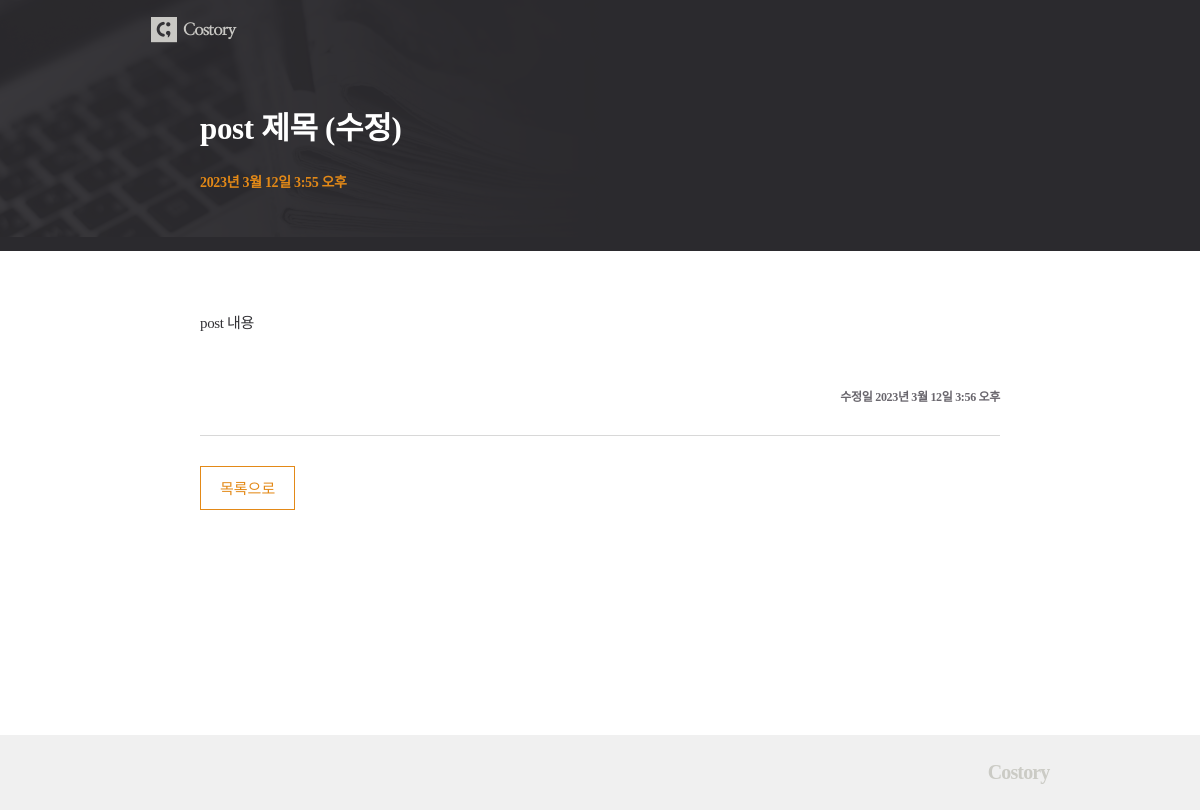
The app's page /posts/5 with its own data.
### posts/models.py (models this page shows, shortened)
class Post(models.Model):
    title = models.CharField(max_length=50)
    content = models.TextField()
    dt_created = models.DateTimeField(verbose_name="Date Created",auto_now_add=True)
    dt_modified = models.DateTimeField(verbose_name="Date Modified",auto_now=True)

### posts/views.py (the view)
# urls.py: path('posts/<int:post_id>', views.post_detail, name='post-detail'),
def post_detail(request, post_id):
    post = Post.objects.get(id=post_id)
    context = {"post" : post}
    return render(request, 'posts/post_detail.html', context)

### posts/templates/posts/post_detail.html
{% extends './base.html' %}
{% load static %}
{% block css %}
    <link rel="stylesheet" href="{% static 'posts/css/post_detail.css' %}">
{% endblock css %}
{% block post_header %}
    <div class="container">
        <h1 class="title">{{post.title}}</h1>
        <p class="date">{{post.dt_created}}</p>
    </div>
{% endblock post_header%}
{% block content %}
    <div class="content">
        <p class="text">{{post.content|linebreaksbr}}</p>
        <p class="date_md">수정일 <span>{{post.dt_modified}}</span></p>
    </div>
    <div class="btn">
        <div class="btn_list"><a href="{% url 'post-list' %}">목록으로</a></div>
    </div>
{% endblock content %}

### posts/static/posts/css/post_detail.css (style rules this page uses)
h1,h2,h3,p,a,ul,li { margin: 0; padding: 0; font-family : 'NanumMyeongjo'; font-weight: 200; list-style: none; text-decoration: none; outline: none; color: black; }
html { position: relative; min-height: 100%; margin: 0; }
body { min-height: 100%; margin: 0; padding: 0; background: #fff; -webkit-font-smoothing: antialiased; -moz-osx-font-smoothing: auto; }
.container { width: 800px; margin: 0 auto; }
.title { padding: 43px 0 23px; font-size: 31px; font-weight: bold; color: #fff; letter-spacing: -0.32px; }
.date { padding-bottom: 60px; font-size: 14px; font-weight: bold; color: #e38917; letter-spacing: -0.32px; }
.content { margin-top: 60px; padding-bottom: 30px; border-bottom: 1px solid #d8d8d8; }
.content .text { font-size: 15px; color: #333236; line-height: 1.73; letter-spacing: -0.35px; }
.content .date_md { padding-top: 50px; text-align: right; font-size: 12px; font-weight: bold; color: #69666d; letter-spacing: -0.32px; }
.btn { overflow: hidden; margin-top: 30px; }
.btn_list { float: left; }
.btn_list a { display: inline-block; padding: 10px 19px 11px; color: #e38917; font-size: 15px; border: 1px solid #e38917; }

### records on screen
Post: title "post 제목 (수정)", dt_created "2023년 3월 12일 3:55 오후", content "post 내용", dt_modified "2023년 3월 12일 3:56 오후"
